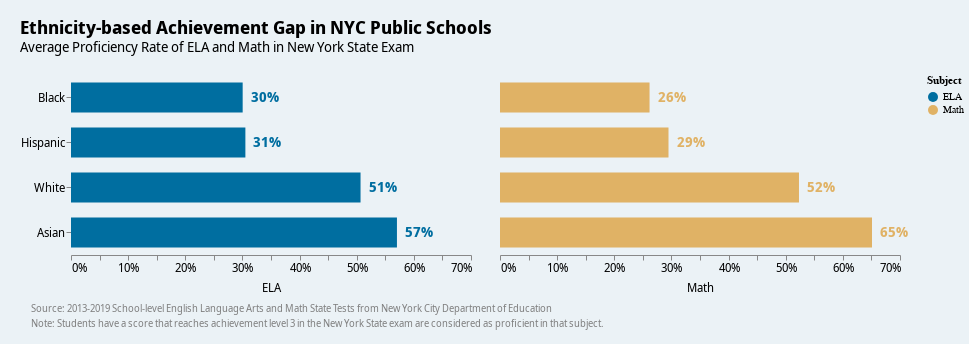

Notebook cell for this chart:
### Code cell
from altair import Padding


proficiency_bar = alt.Chart(proficiency_by_race).mark_bar(size=30).encode(
    x=alt.X('value:Q', title=None, axis=alt.Axis(format='.0%', grid=False)),
    y=alt.Y('Category:N', sort = ['Black', 'Hispanic', 'White', 'Asian']),
    color=alt.Color('Subject:N', title='Subject', scale=alt.Scale(domain=['ELA', 'Math'])),
).properties(
    height=180,
)

achievement_gap_text = alt.Chart(proficiency_by_race).mark_text(
    font="Noto Sans Display", 
    fontSize=14, 
    fontWeight=600,
    align='left',
    dx=8
).encode(
    x=alt.X('value:Q', title=None, axis=alt.Axis(format='.0%', grid=False)),
    y=alt.Y('Category:N',sort = ['Black', 'Hispanic', 'White', 'Asian'], axis=alt.Axis(grid=False, labelFont="Noto Sans Display", labelFontSize=12), title=None,),
    text=alt.Text('value:Q', format='.0%'),
    color=alt.Color('Subject:N', title='Subject', scale=alt.Scale(domain=['ELA', 'Math'], range=["#006EA0", "#E0B265"])))

source_text = alt.Chart(pd.DataFrame({'text': ["""Source: 2013-2019 School-level English Language Arts and Math State Tests from New York City Department of Education
                                               """]})).mark_text(
    align='left',
    baseline='top',
    color='gray',
    font= "Noto Sans Display",
    fontWeight = 400,
    fontSize=10
).encode(
    x=alt.value(-40),  # Align left
    y=alt.value(5),  # Position near bottom of chart
    text='text'
).properties(
    height=15
)
note_text = alt.Chart(pd.DataFrame({'text': ["""Note: Students have a score that reaches achievement level 3 in the New York State exam are considered as proficient in that subject.
                                               """]})).mark_text(
    align='left',
    baseline='top',
    color='gray',
    font= "Noto Sans Display",
    fontWeight = 400,
    fontSize=10
).encode(
    x=alt.value(-40),  # Align left
    y=alt.value(0),  # Position near bottom of chart
    text='text'
).properties(
    height=15
)
proficiency_gap = alt.layer(proficiency_bar, achievement_gap_text).facet(
    column=alt.Column('Subject:N', title=None),
)


proficiency_gap_with_source = alt.vconcat(proficiency_gap, source_text, note_text).properties(
    title={
        "text": "Ethnicity-based Achievement Gap in NYC Public Schools",
        "fontSize": 18,
        "subtitleFontSize": 14,
        "subtitle": "Average Proficiency Rate of ELA and Math in New York State Exam",
    },
    spacing=5
).configure_header(
    labelFontSize=12,
    labelFont="Noto Sans Display",
    labelOrient="bottom"
).configure_view(
    fill= "#EBF2f6",
    continuousWidth=400,
)


proficiency_gap_with_source

### Figure 1 — Vega-Lite specification as saved in the notebook (floating-point values rounded to 4 significant figures)
{"config": {"title": {"anchor": "start", "font": "Noto Sans Display", "fontWeight": 700, "fontSize": 18, "subtitleFontSize": 16, "subtitleFont": "Noto Sans Display", "offset": 20}, "axisX": {"titleFontSize": 14, "labelFontSize": 12, "grid": false, "labelFont": "Noto Sans Display"}, "axisY": {"domain": false, "titleFontSize": 14, "titleAngle": 0, "titleBaseline": "bottom", "titleAnchor": "start", "labelFontSize": 12, "grid": true, "gridColor": "#aab0c0", "gridWidth": 1, "labelFont": "Noto Sans Display"}, "axis": {"labelFont": "Noto Sans Display", "titleFont": "Noto Sans Display", "titleFontSize": 14, "labelFontSize": 12}, "background": "#EBF2f6", "view": {"fill": "#EBF2f6", "stroke": null, "padding": {"left": 5, "top": 10, "right": 5, "bottom": 10}, "continuousWidth": 400}, "range": {"category": ["#006EA0", "#32C0D2", "#E0B265", "#00969F", "#973C4C", "#AC8B96"], "ramp": ["#fef0d9", "#fdcc8a", "#fc8d59", "#e34a33", "#b30000"], "diverging": ["#006ea0", "#4d9abd", "#99c5d9", "#ffffff", "#e3c2b3", "#c68466", "#a03200"]}, "area": {}, "line": {}, "point": {}, "text": {"fontSize": 12}, "bar": {"binSpacing": 1, "size": 25}, "facet": {"titleFontSize": 14}, "notes": {"fontSize": 10}, "sources": {"fontSize": 10}, "header": {"labelFont": "Noto Sans Display", "labelFontSize": 12, "labelOrient": "bottom"}}, "padding": {"left": 20, "top": 20, "right": 5, "bottom": 10}, "vconcat": [{"data": {"name": "data-1837370887b7b41f3ccd65b22549bb79"}, "facet": {"column": {"field": "Subject", "title": null, "type": "nominal"}}, "spec": {"layer": [{"mark": {"type": "bar", "size": 30}, "encoding": {"color": {"field": "Subject", "scale": {"domain": ["ELA", "Math"]}, "title": "Subject", "type": "nominal"}, "x": {"axis": {"format": ".0%", "grid": false}, "field": "value", "title": null, "type": "quantitative"}, "y": {"field": "Category", "sort": ["Black", "Hispanic", "White", "Asian"], "type": "nominal"}}}, {"mark": {"type": "text", "align": "left", "dx": 8, "font": "Noto Sans Display", "fontSize": 14, "fontWeight": 600}, "encoding": {"color": {"field": "Subject", "scale": {"domain": ["ELA", "Math"], "range": ["#006EA0", "#E0B265"]}, "title": "Subject", "type": "nominal"}, "text": {"field": "value", "format": ".0%", "type": "quantitative"}, "x": {"axis": {"format": ".0%", "grid": false}, "field": "value", "title": null, "type": "quantitative"}, "y": {"axis": {"grid": false, "labelFont": "Noto Sans Display", "labelFontSize": 12}, "field": "Category", "sort": ["Black", "Hispanic", "White", "Asian"], "title": null, "type": "nominal"}}}], "height": 180}}, {"data": {"name": "data-551d59100112b4c2f304812fe70e34a8"}, "mark": {"type": "text", "align": "left", "baseline": "top", "color": "gray", "font": "Noto Sans Display", "fontSize": 10, "fontWeight": 400}, "encoding": {"text": {"field": "text", "type": "nominal"}, "x": {"value": -40}, "y": {"value": 5}}, "height": 15}, {"data": {"name": "data-43b2266195e5e10c95611bd8350ebfdc"}, "mark": {"type": "text", "align": "left", "baseline": "top", "color": "gray", "font": "Noto Sans Display", "fontSize": 10, "fontWeight": 400}, "encoding": {"text": {"field": "text", "type": "nominal"}, "x": {"value": -40}, "y": {"value": 0}}, "height": 15}], "spacing": 5, "title": {"text": "Ethnicity-based Achievement Gap in NYC Public Schools", "fontSize": 18, "subtitleFontSize": 14, "subtitle": "Average Proficiency Rate of ELA and Math in New York State Exam"}, "$schema": "https://vega.github.io/schema/vega-lite/v5.20.1.json", "datasets": {"data-1837370887b7b41f3ccd65b22549bb79": [{"Category": "Asian", "Subject": "ELA", "value": 0.5704}, {"Category": "Black", "Subject": "ELA", "value": 0.3004}, {"Category": "Hispanic", "Subject": "ELA", "value": 0.3052}, {"Category": "White", "Subject": "ELA", "value": 0.5067}, {"Category": "Asian", "Subject": "Math", "value": 0.651}, {"Category": "Black", "Subject": "Math", "value": 0.2617}, {"Category": "Hispanic", "Subject": "Math", "value": 0.2949}, {"Category": "White", "Subject": "Math", "value": 0.5232}], "data-551d59100112b4c2f304812fe70e34a8": [{"text": "Source: 2013-2019 School-level English Language Arts and Math State Tests from New York City Department of Education\n                                               "}], "data-43b2266195e5e10c95611bd8350ebfdc": [{"text": "Note: Students have a score that reaches achievement level 3 in the New York State exam are considered as proficient in that subject.\n                                               "}]}}
